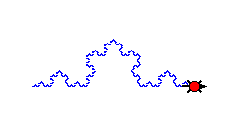

Write the Python code that produced this figure.
from TurtleWorld import *       
world = TurtleWorld()           
bob = Turtle()  

def koch(turtle, x):
    if x < 3:
        fd(turtle, x)
        return
    else:
        koch(turtle, x/3)
        lt(turtle, 60)
        koch(turtle, x/3)
        rt(turtle, 120)
        koch(turtle, x/3)
        lt(turtle, 60)
        koch(turtle, x/3)

koch(bob, 200)

wait_for_user()
